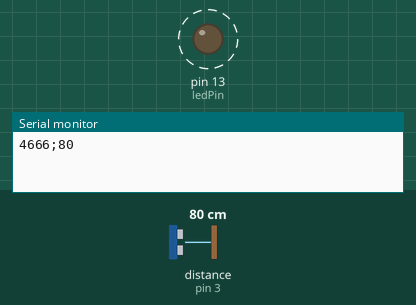
Recording of a sketch running on a simulated Arduino Uno, built with avr-gcc and run on an emulated ATmega328P. On the bench: output pins drawn as LEDs (lit = HIGH), the last lines printed to the serial monitor. Wiring (inferred from the names in the program): ultrasonic range finder: trigger pin 4; echo pin 3. Dashed ring = blinking. The test bench sets the inputs (shaded band); at power-on: distance to the obstacle (sensor on pin 3) 80 cm. The echo pulse lasts 58.3 µs per cm; pins used as bus, display or sensor lines are not drawn.

Above: at 0.9 s.
2.5 s: distance to the obstacle (sensor on pin 3) set to 2 cm
At 4.6 s:
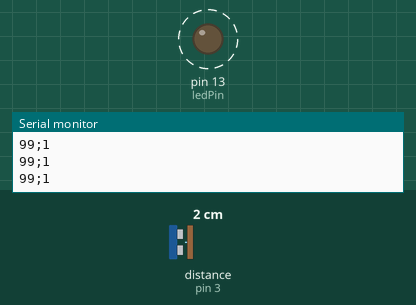
7.7 s: distance to the obstacle (sensor on pin 3) set to 4 cm
At 8.08 s:
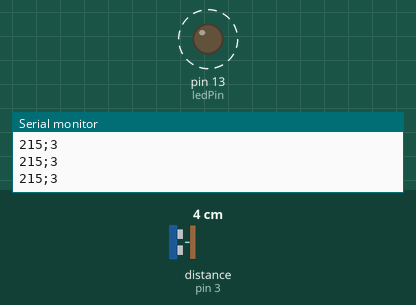
Timing chart, 0 to 17.2 s (numbered marks = the images above; inputs shaded):
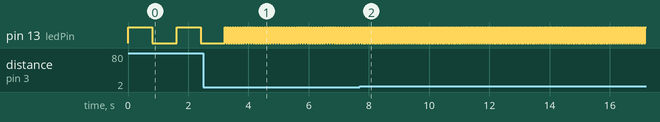

The sketch:

Distance_measurement_2.ino
```cpp
const int trigPin = 4;
const int echoPin = 3;
const int ledPin = 13;

long value = 0;
int cm = 0;

void setup(){
  Serial.begin(9600);
  pinMode(trigPin, OUTPUT);
  pinMode(echoPin, INPUT);
  digitalWrite(trigPin, LOW);
  pinMode(ledPin, OUTPUT);
}

void loop(){
  digitalWrite(trigPin, HIGH);
  delayMicroseconds(10);
  digitalWrite(trigPin, LOW);
  value = pulseIn(echoPin, HIGH, 50000);
  cm = value / 58;
  Serial.print(value);
  Serial.print(";");
  Serial.println(cm);

  digitalWrite(ledPin, HIGH);
  delay(cm * 10);
  digitalWrite(ledPin, LOW);
  delay(cm * 10);
}
```

Measured:
- after the input at 2.5 s, pin 13 (ledPin): alternates HIGH for 0.01 s and LOW for 0.01 s, starting after 0.72 s
- after the input at 7.7 s, pin 13 (ledPin): alternates HIGH for 0.03 s and LOW for 0.03 s, starting after 0.08 s
- by itself, pin 13 (ledPin): alternates HIGH for 0.80 s and LOW for 0.81 s
